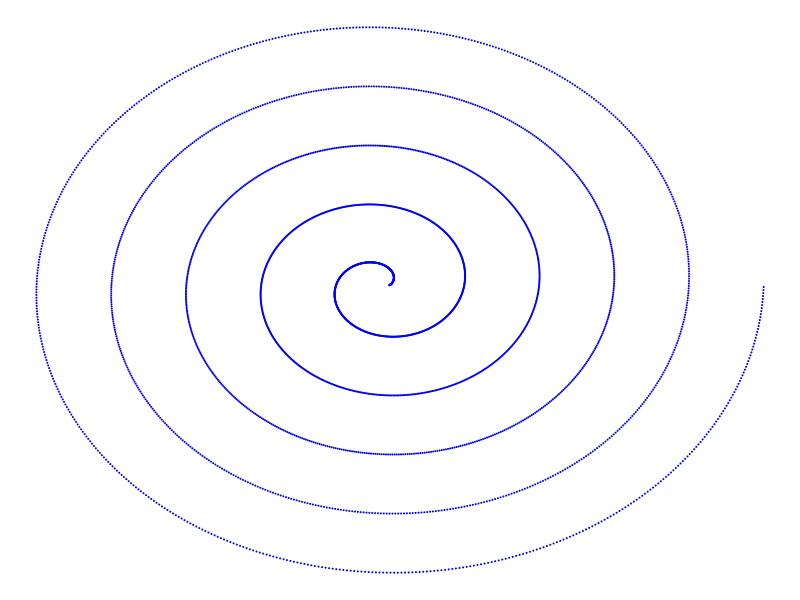

Write the R code that produced this figure.
library(tidyverse)


makeSpiral <- function(a,b){
  theta <- seq(0,10*pi,0.01)
  r <- a + b*theta
  df <- data.frame(x=r*cos(theta), 
                   y=r*sin(theta)) # Cartesian coords
  
  return(df)
  }



makeSpiral(2,2) %>% head()
makeSpiral(2,500) %>% head()

ggplot(makeSpiral(200000,300000),aes(x,y)) + 
  geom_point(size=0.05,color='blue') +
  theme_void()
